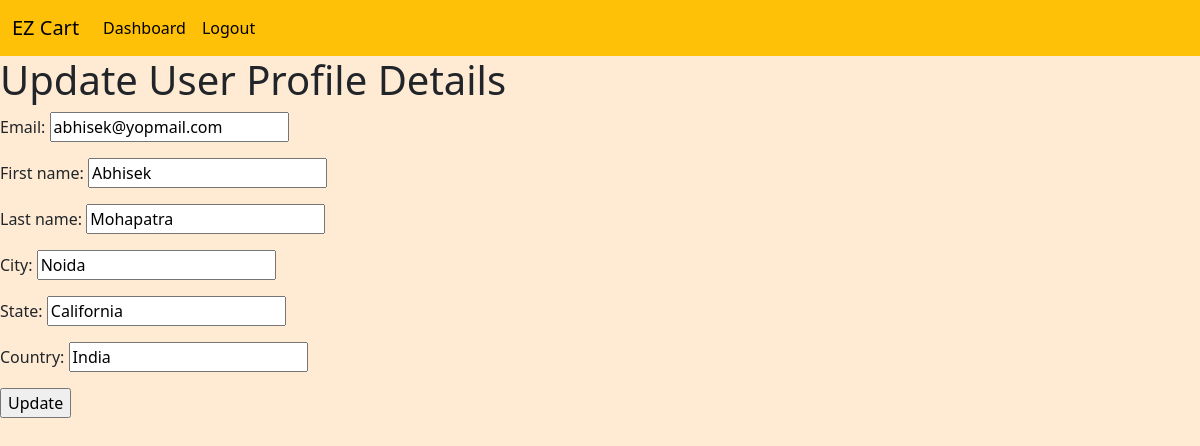
/UpdateProfile/ (signed in), run on the app's committed database.
### CustomUserApp/models.py (models this page shows)
class CustomUser(AbstractBaseUser,PermissionsMixin):
    email = models.EmailField(unique=True)
    first_name=models.CharField(max_length=20)
    last_name=models.CharField(max_length=20)
    city=models.CharField(max_length=30)
    state=models.CharField(max_length=30)
    country=models.CharField(max_length=30)
    is_superuser=models.BooleanField(default=False)
    is_active=models.BooleanField(default=False)
    is_staff=models.BooleanField(default=False)
    email_verified=models.BooleanField(default=False)
    forget_password_token=models.CharField(max_length=100)
    created_at=models.DateTimeField(auto_now_add=True)
    USERNAME_FIELD = "email"
    REQUIRED_FIELDS = []
    objects = CustomUserManager()
    def __str__(self):
        return self.email

### CustomUserApp/views.py (the view)
# urls.py: path('UpdateProfile/',UpdateProfile,name='UpdateProfile'),
@login_required(login_url="Signin")
def UpdateProfile(request):
    user=request.user
    print("user",user)
    obj=CustomUser.objects.get(email=user)
    form=UpdateProfileForm(instance=obj)
    if request.method=='POST':
        obj=CustomUser.objects.get(id=user.id)
        res=UpdateProfileForm(instance=obj,data=request.POST)
        res.save()
        return redirect('dashboard')
    return render (request,'CustomUserApp_Update_Profile.html',{'form':form})

### CustomUserApp/forms.py
class UpdateProfileForm(forms.ModelForm):
    pass
    class Meta:
        model=CustomUser
        fields=('email','first_name','last_name','city','state','country')

### CustomUserApp/templates/CustomUserApp_Update_Profile.html (shortened to what this page needs)
<!DOCTYPE html>
<html lang="en">
<head>
    <link href="https://cdn.jsdelivr.net/npm/bootstrap@5.3.3/dist/css/bootstrap.min.css" rel="stylesheet"
>
</head>
<nav class="navbar navbar-expand-lg bg-warning">
    <div class="container-fluid">
        <a class="navbar-brand" href="/">EZ Cart</a>
        <div class="collapse navbar-collapse" id="navbarNavAltMarkup">
            <div class="navbar-nav">
                <a class="nav-link active" aria-current="page" href="{%url 'dashboard' %}">Dashboard</a>
            </div>
            <div class="navbar-nav">
                <a class="nav-link active" aria-current="page" href="{%url 'signout' %}">Logout</a>
            </div>
        </div>
    </div>
</nav>
<body>
    <h1>Update User Profile Details</h1>
    <form action="" method="post">
        {{form.as_p}}
        <input type="submit" value="Update">
    </form>
</body>
</html>

### CustomUserApp/templates/CustomUserApp_Update_Profile.html (style rules this page uses)
body { background-color: rgba(255, 228, 196, 0.727); }

### data on the page
CustomUser: email "abhisek@yopmail.com", first_name "Abhisek", last_name "Mohapatra", city "Noida", state "California", country "India"
